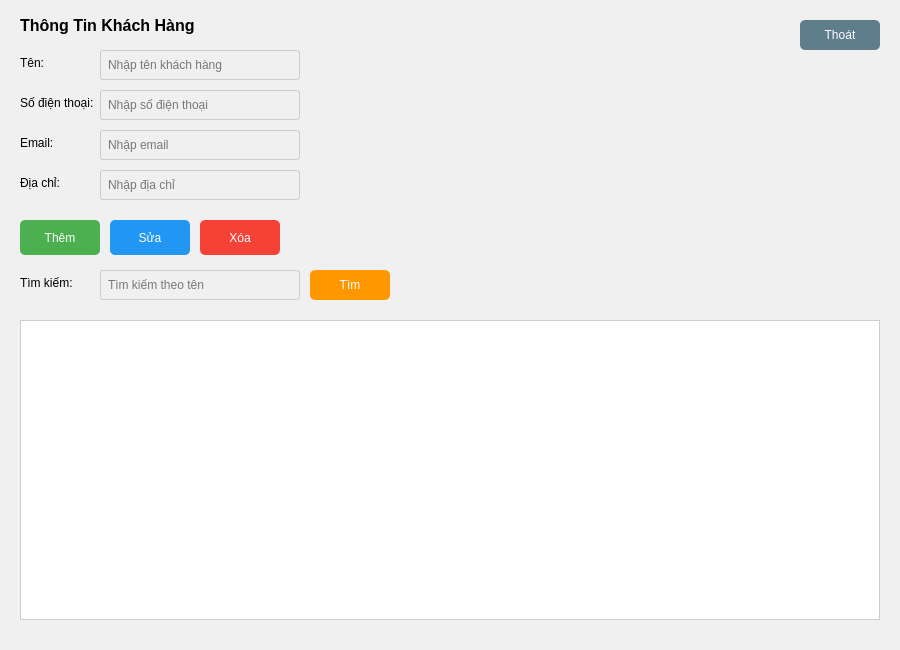
<?xml version="1.0" encoding="UTF-8"?>
<ui version="4.0">
 <class>MainWindow</class>
 <widget class="QMainWindow" name="MainWindow">
  <property name="geometry">
   <rect>
    <x>0</x>
    <y>0</y>
    <width>900</width>
    <height>650</height>
   </rect>
  </property>
  <property name="windowTitle">
   <string>Quản Lý Khách Hàng</string>
  </property>
  <property name="styleSheet">
   <string>background-color: #f0f0f0;</string>
  </property>
  <widget class="QWidget" name="centralwidget">
   <!-- Nhãn tiêu đề -->
   <widget class="QLabel" name="lblTitle">
    <property name="geometry">
     <rect>
      <x>20</x>
      <y>10</y>
      <width>200</width>
      <height>30</height>
     </rect>
    </property>
    <property name="text">
     <string>Thông Tin Khách Hàng</string>
    </property>
    <property name="styleSheet">
     <string>font-size: 16px; font-weight: bold;</string>
    </property>
   </widget>
   <!-- Nhãn và trường nhập liệu -->
   <widget class="QLabel" name="lblTenKH">
    <property name="geometry">
     <rect>
      <x>20</x>
      <y>50</y>
      <width>80</width>
      <height>25</height>
     </rect>
    </property>
    <property name="text">
     <string>Tên:</string>
    </property>
   </widget>
   <widget class="QLineEdit" name="txtTenKH">
    <property name="geometry">
     <rect>
      <x>100</x>
      <y>50</y>
      <width>200</width>
      <height>30</height>
     </rect>
    </property>
    <property name="placeholderText">
     <string>Nhập tên khách hàng</string>
    </property>
    <property name="styleSheet">
     <string>border: 1px solid #ccc; border-radius: 3px; padding: 5px;</string>
    </property>
   </widget>
   <widget class="QLabel" name="lblSDT">
    <property name="geometry">
     <rect>
      <x>20</x>
      <y>90</y>
      <width>80</width>
      <height>25</height>
     </rect>
    </property>
    <property name="text">
     <string>Số điện thoại:</string>
    </property>
   </widget>
   <widget class="QLineEdit" name="txtSDT">
    <property name="geometry">
     <rect>
      <x>100</x>
      <y>90</y>
      <width>200</width>
      <height>30</height>
     </rect>
    </property>
    <property name="placeholderText">
     <string>Nhập số điện thoại</string>
    </property>
    <property name="styleSheet">
     <string>border: 1px solid #ccc; border-radius: 3px; padding: 5px;</string>
    </property>
   </widget>
   <widget class="QLabel" name="lblEmail">
    <property name="geometry">
     <rect>
      <x>20</x>
      <y>130</y>
      <width>80</width>
      <height>25</height>
     </rect>
    </property>
    <property name="text">
     <string>Email:</string>
    </property>
   </widget>
   <widget class="QLineEdit" name="txtEmail">
    <property name="geometry">
     <rect>
      <x>100</x>
      <y>130</y>
      <width>200</width>
      <height>30</height>
     </rect>
    </property>
    <property name="placeholderText">
     <string>Nhập email</string>
    </property>
    <property name="styleSheet">
     <string>border: 1px solid #ccc; border-radius: 3px; padding: 5px;</string>
    </property>
   </widget>
   <widget class="QLabel" name="lblDiaChi">
    <property name="geometry">
     <rect>
      <x>20</x>
      <y>170</y>
      <width>80</width>
      <height>25</height>
     </rect>
    </property>
    <property name="text">
     <string>Địa chỉ:</string>
    </property>
   </widget>
   <widget class="QLineEdit" name="txtDiaChi">
    <property name="geometry">
     <rect>
      <x>100</x>
      <y>170</y>
      <width>200</width>
      <height>30</height>
     </rect>
    </property>
    <property name="placeholderText">
     <string>Nhập địa chỉ</string>
    </property>
    <property name="styleSheet">
     <string>border: 1px solid #ccc; border-radius: 3px; padding: 5px;</string>
    </property>
   </widget>
   <!-- Các nút chức năng -->
   <widget class="QPushButton" name="btnThemKH">
    <property name="geometry">
     <rect>
      <x>20</x>
      <y>220</y>
      <width>80</width>
      <height>35</height>
     </rect>
    </property>
    <property name="text">
     <string>Thêm</string>
    </property>
    <property name="styleSheet">
     <string>background-color: #4CAF50; color: white; border-radius: 5px; padding: 5px;</string>
    </property>
   </widget>
   <widget class="QPushButton" name="btnSuaKH">
    <property name="geometry">
     <rect>
      <x>110</x>
      <y>220</y>
      <width>80</width>
      <height>35</height>
     </rect>
    </property>
    <property name="text">
     <string>Sửa</string>
    </property>
    <property name="styleSheet">
     <string>background-color: #2196F3; color: white; border-radius: 5px; padding: 5px;</string>
    </property>
   </widget>
   <widget class="QPushButton" name="btnXoaKH">
    <property name="geometry">
     <rect>
      <x>200</x>
      <y>220</y>
      <width>80</width>
      <height>35</height>
     </rect>
    </property>
    <property name="text">
     <string>Xóa</string>
    </property>
    <property name="styleSheet">
     <string>background-color: #f44336; color: white; border-radius: 5px; padding: 5px;</string>
    </property>
   </widget>
   <!-- Tìm kiếm -->
   <widget class="QLabel" name="lblTimKH">
    <property name="geometry">
     <rect>
      <x>20</x>
      <y>270</y>
      <width>80</width>
      <height>25</height>
     </rect>
    </property>
    <property name="text">
     <string>Tìm kiếm:</string>
    </property>
   </widget>
   <widget class="QLineEdit" name="txtTimKH">
    <property name="geometry">
     <rect>
      <x>100</x>
      <y>270</y>
      <width>200</width>
      <height>30</height>
     </rect>
    </property>
    <property name="placeholderText">
     <string>Tìm kiếm theo tên</string>
    </property>
    <property name="styleSheet">
     <string>border: 1px solid #ccc; border-radius: 3px; padding: 5px;</string>
    </property>
   </widget>
   <widget class="QPushButton" name="btnTimKH">
    <property name="geometry">
     <rect>
      <x>310</x>
      <y>270</y>
      <width>80</width>
      <height>30</height>
     </rect>
    </property>
    <property name="text">
     <string>Tìm</string>
    </property>
    <property name="styleSheet">
     <string>background-color: #FF9800; color: white; border-radius: 5px; padding: 5px;</string>
    </property>
   </widget>
   <!-- Bảng khách hàng -->
   <widget class="QTableWidget" name="tableKhachHang">
    <property name="geometry">
     <rect>
      <x>20</x>
      <y>320</y>
      <width>860</width>
      <height>300</height>
     </rect>
    </property>
    <property name="styleSheet">
     <string>border: 1px solid #ccc; background-color: white;</string>
    </property>
   </widget>
   <!-- Nút thoát -->
   <widget class="QPushButton" name="btnThoat">
    <property name="geometry">
     <rect>
      <x>800</x>
      <y>20</y>
      <width>80</width>
      <height>30</height>
     </rect>
    </property>
    <property name="text">
     <string>Thoát</string>
    </property>
    <property name="styleSheet">
     <string>background-color: #607D8B; color: white; border-radius: 5px; padding: 5px;</string>
    </property>
   </widget>
  </widget>
  <widget class="QMenuBar" name="menubar">
   <property name="geometry">
    <rect>
     <x>0</x>
     <y>0</y>
     <width>900</width>
     <height>21</height>
    </rect>
   </property>
  </widget>
  <widget class="QStatusBar" name="statusbar"/>
 </widget>
 <resources/>
 <connections/>
</ui>
